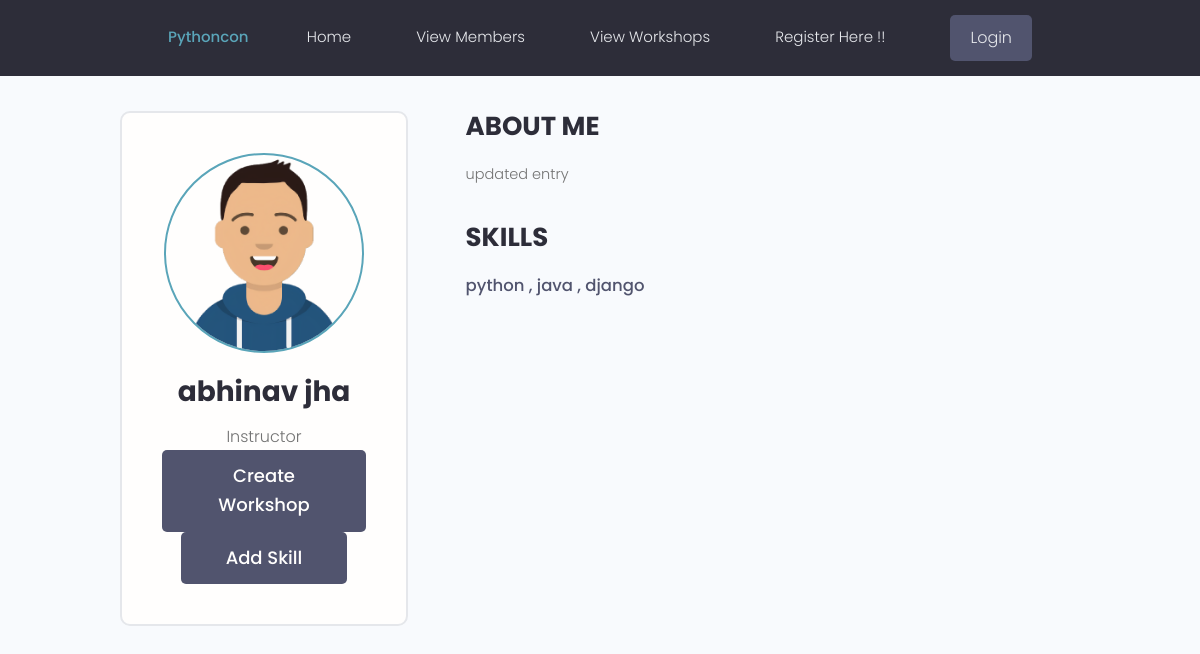
/member_details/a4750ffd-cb03-4864-ab47-ee8115e1285b/, run on the app's committed database.
### register/models.py (models this page shows, shortened)
class Register(models.Model):
    owner=models.ForeignKey(Profiles,null=True,blank=True,on_delete=models.SET_NULL)
    full_name=models.CharField(max_length=200)
    intro=models.TextField(null=True,blank=True)
    value=(
        ('Instructor','Instructor'),
        ('Attendee','Attendee'),
    )
    member_type=models.CharField(max_length=100,choices=value,default='')
    id=models.UUIDField(default=uuid4,unique=True,primary_key=True,editable=False)
    Workshop_details=models.ManyToManyField('Workshop_details',blank=True)
    profile_pic = models.ImageField(null=True,blank=True,default='default.jpg')
    skill_set=models.CharField(max_length=2000,null=True,blank=True)
    reason=models.TextField(null=True,blank=True)

### register/views.py (the view)
# urls.py: path('member_details/<str:pk>/', views.member_details,name='member_details'),
def member_details(request , pk):
    memberObj= Register.objects.get( id = pk )
    workshop_details=memberObj.Workshop_details.all()
    return render(request,'register/member_details.html',{'memberObj':memberObj,'workshop_details':workshop_details})

### register/templates/register/member_details.html (shortened to what this page needs)
{% extends 'main.html' %}
{% block content %}
{% load static %}
<main class="profile my-md">
    <div class="container">
      <div class="layout">
        <div class="column column--1of3">
          <div class="card text-center">
            <div class="card__body dev">
              <img class="avatar avatar--xl" src="{{ memberObj.profile_pic.url }}" />
              <h2 class="dev__name">{{ memberObj.full_name }}</h2>
              <p class="dev__location">{{ memberObj.member_type }}</p>
              {% if memberObj.member_type == 'Instructor' %}
              <a href="{% url 'create_workshop' %}" class="btn btn--sub btn--lg">Create Workshop </a>
              <a href="#" class="btn btn--sub btn--lg">Add Skill </a>
              {% endif %}
            </div>
          </div>
        </div>
        <div class="column column--2of3">
          <div class="devInfo">
            <h3 class="devInfo__title">About Me</h3>
            <p class="devInfo__about">
                {{ memberObj.intro }}
            </p>
          </div>
          {% if memberObj.member_type == 'Instructor' %}
          <div class="devInfo">
            <h3 class="devInfo__title">Skills</h3>
            <div class="devInfo__skills">
              <div class="devSkill">
                <h4 class="devSkill__title">{{ memberObj.skill_set }}</h4>
              </div>
            {% endif %}
            </div>
          </div>
        </div>
      </div>
    </div>
  </main>
{% endblock content %}

### static/styles/app.css (style rules this page uses)
:root { --color-sub: #2d2d39; }
.btn--sub { background-color: var(--color-sub-light); }
.card { border: 2px solid var(--color-light); }
img { width: 100%; }
.profile .card > .dev { padding: 4rem; }
.dev__name { color: var(--color-sub); font-size: 2.8rem; font-weight: 700; margin-top: 1rem; margin-bottom: 0.5rem; }
.dev__location { margin-top: 1rem; }
.devInfo { margin-bottom: 3rem; }
.devInfo__title, .devInfo__subtitle { font-size: 2.6rem; color: var(--color-sub); text-transform: uppercase; font-weight: 700; margin-bottom: 1.5rem; }
.devInfo__about, .devSkill__info { font-size: 1.45rem; line-height: 1.7; text-align: justify; }
.devSkill { margin-bottom: 3rem; }
.devSkill__title { font-size: 1.65rem; font-weight: 500; color: var(--color-sub-light); }
@media screen and (min-width: 700px) { .devSkill { display: flex; justify-content: space-between; gap: 3rem; } }

### static/uikit/styles/modules/_variables.css (style rules this page uses)
:root { --color-main: #5aa5b9; --color-main-light: #e6faff; --color-sub: #3f4156; --color-sub-light: #51546e; --color-sub-lighter: #ededfd; --color-text: #737373; --color-gray: #8b8b8b; --color-light: #e5e7eb; --color-light-gray: #767676; --color-bg: #f8fafd; --color-white: #fffefd; --color-white-light: #f3f3f3; --color-success: #359e64; --color-success-bg: #def8e8; --color-error: #fc4b0b; --color-error-bg: #fff2ee; --font-base: 'Poppins', arial, helvetica, 'Segoe UI', roboto, ubuntu, sans-serif; --font-monospace: 'Fira Code', 'Courier New', courier, monospace; --font-regular: 300; --font-medium: 500; --font-bold: 700; --generic-shadow: 1px 1px 5px #00000010; --generic-transition: all 0.3s ease-in-out; }

### static/uikit/styles/modules/_base.css (style rules this page uses)
* { margin: 0; padding: 0; box-sizing: border-box; text-rendering: optimizeLegibility; color: inherit; font-size: inherit; }
html { font-size: 50%; }
@media only screen and (min-width: 480px) { html { font-size: 56.25%; } }
@media only screen and (min-width: 1200px) { html { font-size: 62.5%; } }
body { line-height: 1.6; font-weight: 400; font-size: 1.5rem; color: var(--color-text); background-color: var(--color-bg); min-height: 100vh; }

### static/uikit/styles/modules/_typography.css (style rules this page uses)
* { font-family: var(--font-base); }
h2 { font-size: 3.6rem; font-weight: var(--font-bold); }
h3 { font-size: 3.2rem; font-weight: var(--font-medium); }
h4 { font-size: 2.8rem; font-weight: var(--font-medium); }
p, span, strong { font-size: 1.6rem; color: var(--color-text); font-weight: var(--font-regular); }
a { padding-bottom: 2px; text-decoration: none; display: inline-block; color: var(--color-main); font-weight: var(--font-medium); }

### static/uikit/styles/modules/_utilities.css (style rules this page uses)
.container { width: 92%; max-width: 165rem; margin: 0 auto; box-sizing: border-box; }
@media screen and (min-width: 1000px) { .container { width: 90%; } }
@media screen and (min-width: 1200px) { .container { width: 80%; } }
.text-center { text-align: center; }
.my-md { margin: 3rem auto; }

### static/uikit/styles/modules/_avatar.css (style rules this page uses)
.avatar { border-radius: 50%; border: 2px solid var(--color-main); object-fit: cover; }
.avatar--xl { height: 20rem; width: 20rem; }

### static/uikit/styles/modules/_button.css (style rules this page uses)
.btn { display: inline-block; position: relative; cursor: pointer; background-color: var(--color-light); font-weight: var(--font-medium); color: var(--color-sub); text-decoration: none; padding: 1rem 2rem; border-radius: 0.5rem; border: none; width: -webkit-fit-content; width: -moz-fit-content; width: fit-content; height: -webkit-fit-content; height: -moz-fit-content; height: fit-content; font-size: 1.6rem; outline-width: 0; outline-color: transparent; -webkit-backface-visibility: hidden; backface-visibility: hidden; transition: all 0.3s ease-in-out; }
.btn--sub { background-color: var(--color-sub); color: var(--color-white); }
.btn--lg { font-size: 1.8rem; padding: 1.2rem 4.5rem; }

### static/uikit/styles/modules/_card.css (style rules this page uses)
.card { border-radius: 1rem; background-color: var(--color-white); border: 1.5px solid var(--color-light); width: auto; height: auto; margin-top: 0.5rem; margin-bottom: 0.5rem; overflow: hidden; }
.card__body, .card__header { padding: 2rem 2.5rem; }

### static/uikit/styles/modules/_layout.css (style rules this page uses)
.layout { display: flex; flex-flow: row wrap; justify-content: space-between; }
.layout > .column { margin-bottom: 3rem; }
.layout > .column.column--1of3 { flex-basis: 30%; }
.layout > .column.column--2of3 { flex-basis: 64%; }

### data on the page
Register: profile_pic (picture), full_name "abhinav jha", member_type "Instructor", intro "updated entry", skill_set "python , java , django"
